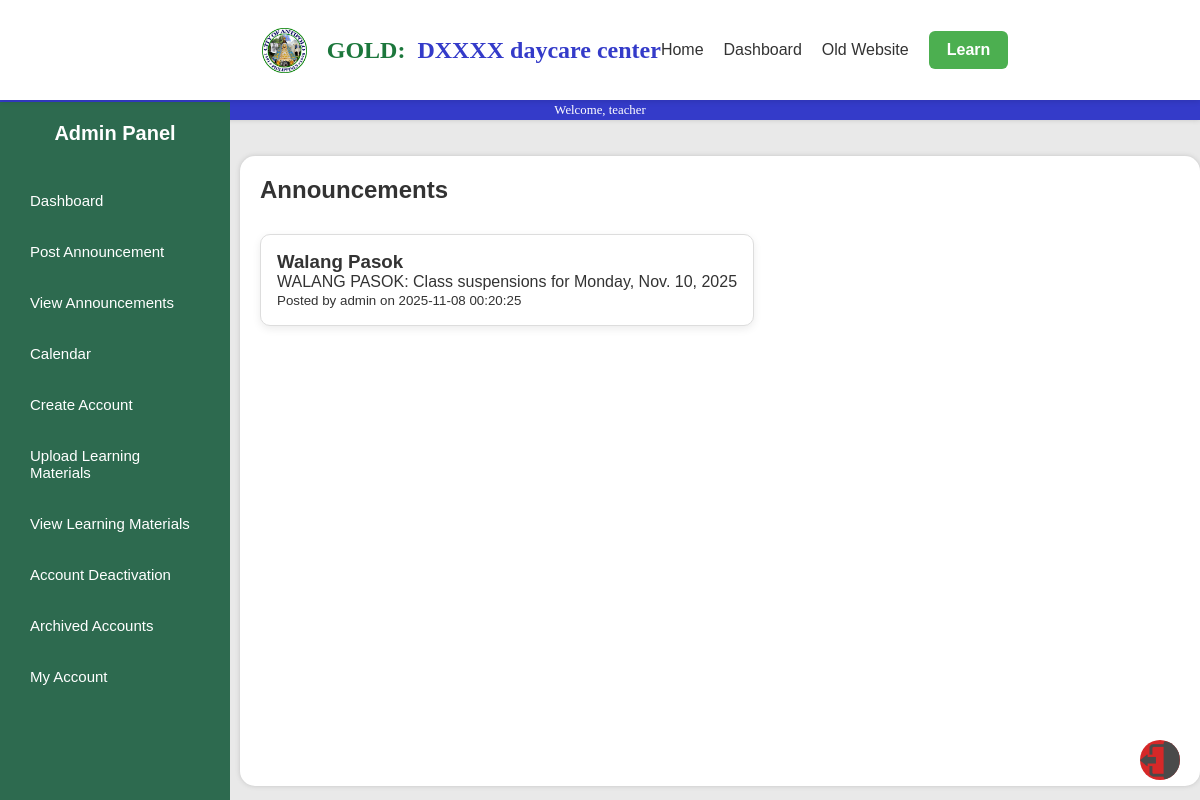
Page /announcements_feed1.php (signed in) on the committed database.
### tables this page shows
CREATE TABLE `announcements` (
  `id` int(11) NOT NULL,
  `title` varchar(255) NOT NULL,
  `content` text NOT NULL,
  `date_posted` datetime DEFAULT current_timestamp(),
  `posted_at` datetime DEFAULT current_timestamp(),
  `posted_by` int(11) DEFAULT NULL
);

CREATE TABLE `users` (
  `id` int(100) NOT NULL,
  `username` varchar(100) NOT NULL,
  `pwd` varchar(100) NOT NULL,
  `email` varchar(100) NOT NULL,
  `role` varchar(100) NOT NULL,
  `first_name` varchar(100) NOT NULL,
  `last_name` varchar(100) NOT NULL,
  `phone` varchar(100) NOT NULL,
  `status` varchar(10) DEFAULT 'active'
);

### announcements_feed1.php (the view, shortened to what this page needs)
<?php
$conn = new mysqli("localhost", "root", "", "myfirstdatabase");
$query = "SELECT a.title, a.content, a.posted_at, u.username AS posted_by FROM announcements a JOIN users u ON a.posted_by = u.id ORDER BY a.posted_at DESC";
$result = $conn->query($query);
$announcements = [];
while ($row = $result->fetch_assoc()) {
    $announcements[] = $row;
}
?>
<!DOCTYPE html>
<html>
<head>
    <link rel="stylesheet" href="css/style1.css">
    <link rel="stylesheet" href="css2/dashboard.css">
</head>
<body>
        <div class="Topbar">
            <img class="Antipolo" src="pictures/ANTIPOLO.png">
            <h1 class="TopbarTitle1">GOLD: &nbsp; </h1>
            <h1 class="TopbarTitle2"> DXXXX daycare center</h1>
            <nav class="navbar">
            <ul>
                <li><a href="home1.php">Home</a></li>
                <li><a href="dashboard3.php">Dashboard</a></li>
                <li><a href="extra.php">Old Website</a></li>
            </ul>
            </nav>
            <a href="learning.html" class="cta-btn">Learn</a>
		</div>
		<div class="Topbarline">
			<p class = "TopbarLineText">Welcome, <?php echo $_SESSION['username']; ?></p>
		</div>
    <div class="sidebar">
      <h2>Admin Panel</h2>
      <a href="admindashboard1.php">Dashboard</a>
      <a href="admin_announcement.php">Post Announcement</a>
      <a href="announcements_feed1.php">View Announcements</a>
      <a href="calendar1.php">Calendar</a>
      <a href="phplessons/signup1.php">Create Account</a>
      <a href="upload_materials1.php">Upload Learning Materials</a>
      <a href="view_materials1.php">View Learning Materials</a>
      <a href="admin_deactivate.php">Account Deactivation</a>
      <a href="archived_accounts.php">Archived Accounts</a>
      <a href="my_account1.php">My Account</a>
    </div>
    <div class="Home_container">
        <div class="Home_content">
            <h2>Announcements</h2>
            <?php if (empty($announcements)): ?>
                <p>No announcements yet.</p>
            <?php else: ?>
                <?php foreach ($announcements as $ann): ?>
                    <div class="announcement">
                        <h3><?php echo htmlspecialchars($ann['title']); ?></h3>
                        <p><?php echo nl2br(htmlspecialchars($ann['content'])); ?></p>
                        <small>Posted by <?php echo htmlspecialchars($ann['posted_by']); ?> on <?php echo $ann['posted_at']; ?></small>
                    </div>
                <?php endforeach; ?>
            <?php endif; ?>
        </div>
    </div>
    <img src="pictures/LOicon.png" alt="Logout" class="logout" onclick="confirmLogout()">
</body>
</html>

### css/style1.css (style rules this page uses)
* { margin: 0; padding: 0; box-sizing: border-box; }
body { font-family: 'Poppins', sans-serif; background: #f4f8f5; color: #333; }
.sidebar { position: fixed; left: 0; top: 0; width: 230px; height: 100%; background-color: #2d6a4f; color: white; padding: 20px; display: flex; flex-direction: column; gap: 10px; }
.sidebar h2 { text-align: center; margin-bottom: 25px; font-weight: 600; font-size: 20px; }
.sidebar a { display: block; color: white; text-decoration: none; padding: 12px 10px; border-radius: 6px; transition: background 0.3s; font-size: 15px; }
.logout { background: #d62828; margin-top: auto; text-align: center; }
.announcement { background: white; margin-top: 30px; padding: 20px; border-radius: 10px; box-shadow: 0 3px 8px rgba(0,0,0,0.08); }

### css2/dashboard.css (style rules this page uses)
Body { background-color: #e9e9e9; margin: 0; font-family: Arial, sans-serif; }
.Topbar { display: flex; align-items: center; justify-content: center; width: 100%; height: 100px; background-color: #ffffff; padding-left: 50px; position: sticky; top: 0; z-index: 1000; box-shadow: 0px 2px 5px rgba(0,0,0,0.1); }
.Topbarline { height: 20px; width: 100%; background-color: #343bc9; box-shadow: 0px 0px 5px #c4c4c4; display: flex; align-items: center; justify-content: center; }
.TopbarLineText { font-family: Calibri; color: #ffffff; font-size: 80%; }
.TopbarTitle1 { font-size: 150%; font-family: Calibri; color: #1c773c; }
.TopbarTitle2 { font-size: 150%; font-family: Calibri; color: #343bc9; }
.Antipolo { margin: 20px; height: 45px; width: 45px; }
.Home_content { margin: 10px; padding: 10px; transition: margin-left 0.3s ease; }
.Home_container { border-radius: 15px; margin: 0 auto; margin-top: 3%; flex: 1; display: flex; Width: 80%; height: 630px; background-color: #FFFFFF; box-shadow: 0px 0px 5px #c4c4c4; }
.navbar ul { list-style: none; display: flex; gap: 20px; }
.navbar a { text-decoration: none; color: #333; font-weight: 500; transition: color 0.3s ease; }
.cta-btn { background-color: #4caf50; color: #fff; padding: 10px 18px; border-radius: 6px; font-weight: 600; text-decoration: none; transition: background-color 0.3s ease; margin-left: 20px; }
.logout { position: fixed; bottom: 20px; right: 20px; width: 40px; height: 40px; border-radius: 50%; transition: filter 0.3s ease; cursor: pointer; }

### announcements_feed1.php (style rules this page uses)
.announcement { border: 1px solid #ddd; padding: 1rem; margin-bottom: 1rem; }
.Home_container { margin-left: 240px; }
.sidebar { margin-top: 102px; margin-bottom: 100px; overflow-y: scroll }

### rows in the picture
announcements: title "Walang Pasok", content "WALANG PASOK: Class suspensions for Monday, Nov. 10, 2025", users.username "admin", posted_at "2025-11-08 00:20:25"

### other values in the picture
$_SESSION['username'] "teacher"
